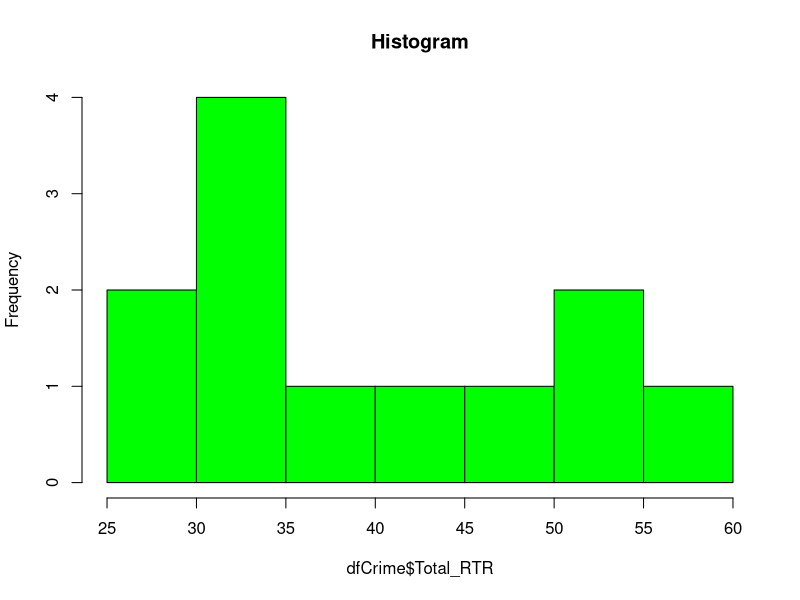
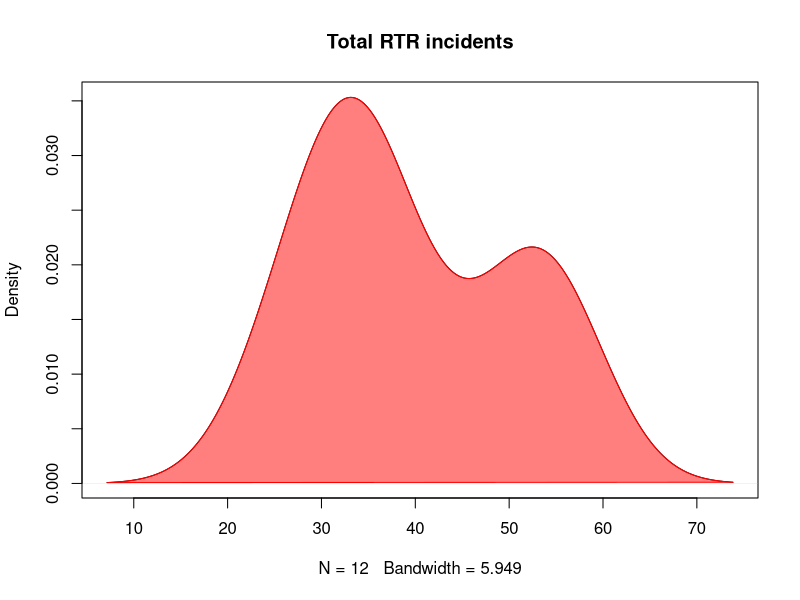
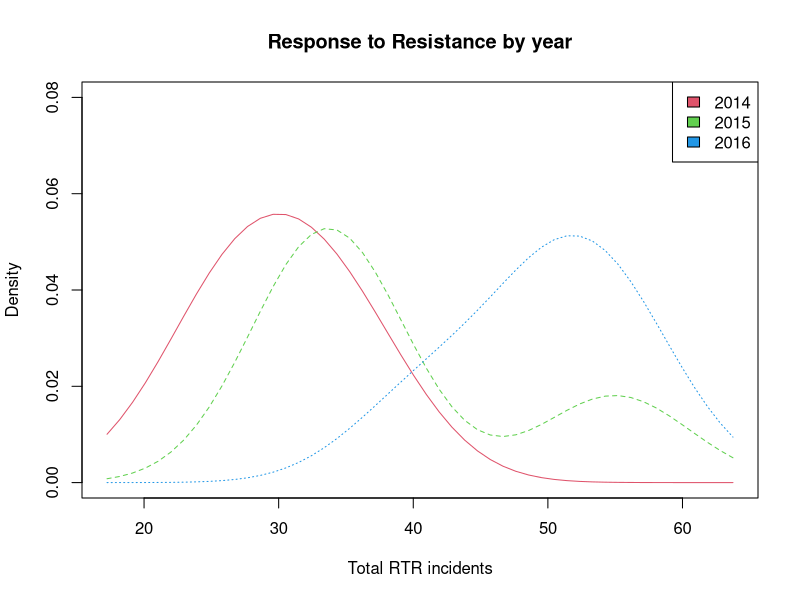

Reproduce these figures in R, in order.
## ---- chunk 1
knitr::opts_chunk$set(echo = TRUE)
## ---- chunk 2
library(readr)
## ---- chunk 3
elgCrime <- read_csv("ElginUOF.csv")
## ---- chunk 4
ls() # lists all the datasets loaded in your R studio
class(elgCrime) # Tells us the data is in a dataframe
dim(elgCrime) # finds number of rows and columns
nrow(elgCrime) # finds number of rows
ncol(elgCrime) # finds number of columns
object.size(elgCrime) # size of the data set in memory used
## ---- chunk 5
names(elgCrime) # returns vector of column names
head(elgCrime) # looks at first six columns (with column names)
tail(elgCrime) # looks at the last six columns (with column names)
## ---- chunk 6
head(elgCrime, 10) # looks at first 10 rows
tail(elgCrime, 5) # looks at athe last 5 rows
## ---- chunk 7
summary(elgCrime)
## ---- chunk 8
sumElg <- do.call(cbind, lapply(elgCrime, summary))
## ---- chunk 9
elgCrime[order(elgCrime$Year_Quarter),]
## ---- chunk 10
elgCrime$year <- as.numeric(as.character( substr(elgCrime$Year_Quarter, start=1, stop=4) ))
## ---- chunk 11
elgCrime$quarter <- substr(elgCrime$Year_Quarter, start=6, stop=7)
## ---- chunk 12
dfCrime <- elgCrime[,c("Year_Quarter","year","quarter","Total_CFS","Total_arrests","Total_RTR_incidents","SOF_only","UOF_only","Total_transitions")]
## ---- chunk 13
names(dfCrime)[names(dfCrime)=="Total_RTR_incidents"] <- "Total_RTR"
names(dfCrime)[names(dfCrime)=="Total_transitions"] <- "Transitions"
## ---- chunk 14
write_csv(dfCrime,"dfCrime.csv")
## ---- chunk 15
hist(dfCrime$Total_RTR, breaks=10, main="Histogram", col="green")
## ---- chunk 16
d <- density(dfCrime$Total_RTR) 
d
## ---- chunk 17
plot(d, main="Total RTR incidents") 
polygon(d, col=rgb(1, 0, 0, 0.5), border="red") 
## ---- chunk 18
library(sm)
## ---- chunk 19
listF <- as.factor(dfCrime$year)
listF
## ---- chunk 20
sm.density.compare(dfCrime$Total_RTR, 
                   dfCrime$year, 
                   xlab="Total RTR incidents", 
                   ylim= c(0,0.08))
title(main="Response to Resistance by year")
RTRyears <- factor(dfCrime$year, 
                   levels= c("2014","2015","2016"), 
                   labels = c("2014", "2015", "2016")
                   )
colfill<-c( 2:( 2+length( levels(RTRyears) ) ) )
legend( "topright", 
        levels(RTRyears), 
        fill=colfill )
